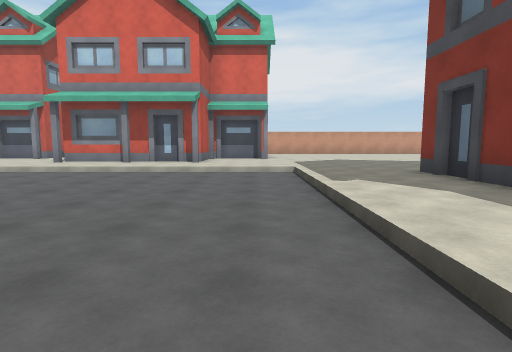
[1] (above)

23 first-person views from a walk through a Unity game level. The camera is 1.4 m above the floor, tilts 6° down and sees 80° across. The floor is counted in squares, 2 m on a side. Each view is taken from the middle of a square. On the plan, view 1 faces up. The plan holds only what a view shows up to about 10 squares ahead; the rest is blank. The place goes on beyond the plan. The player character is not drawn. Surface patterns are stand-ins for the level's own textures.

[2]
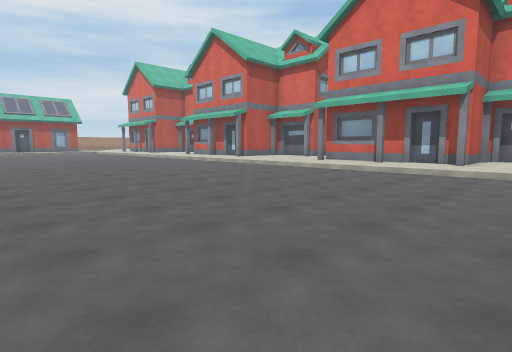

[3]
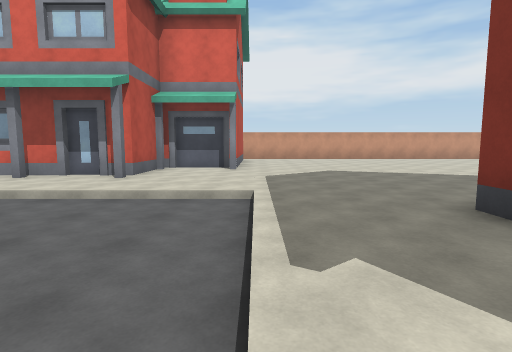

[4]
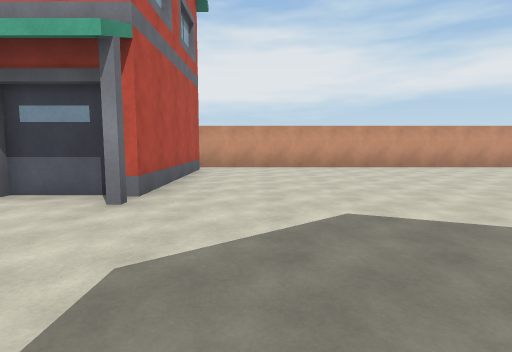

[5]
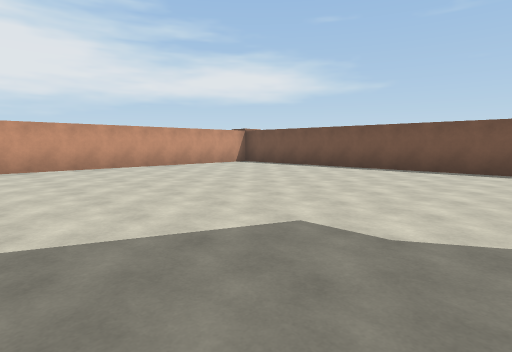

[6]
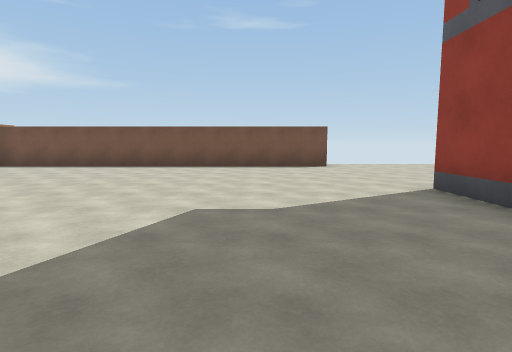

[7]
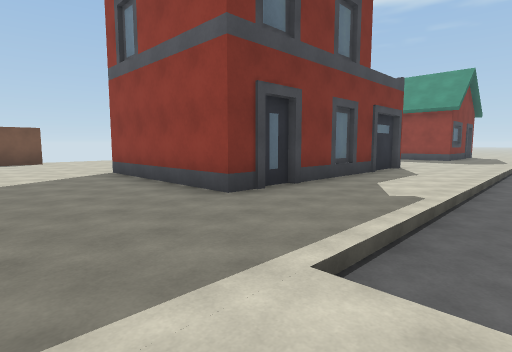

[8]
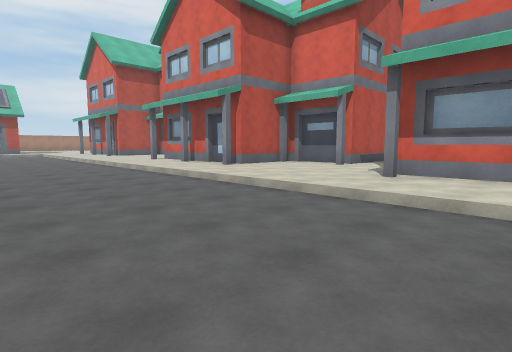

[9]
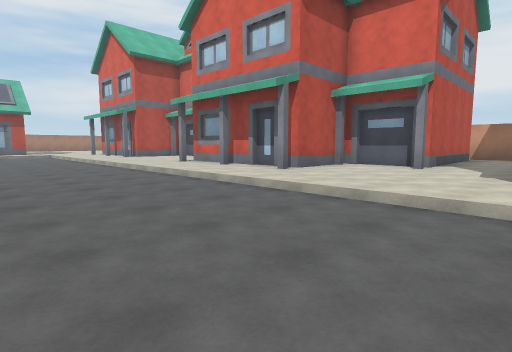

[10]
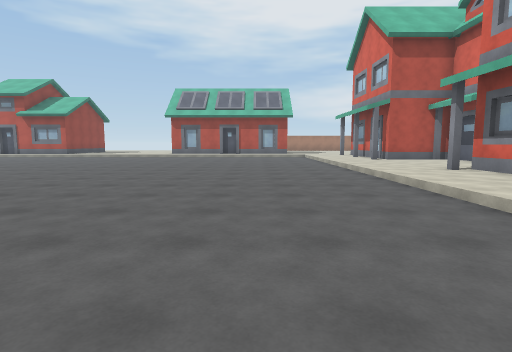

[11]
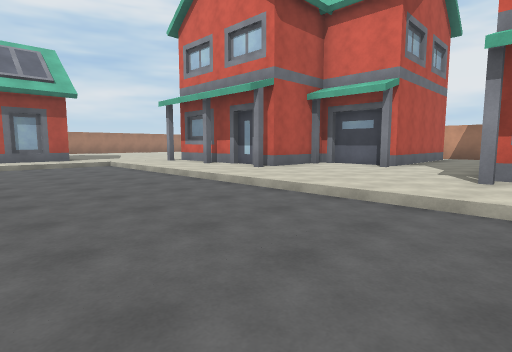

[12]
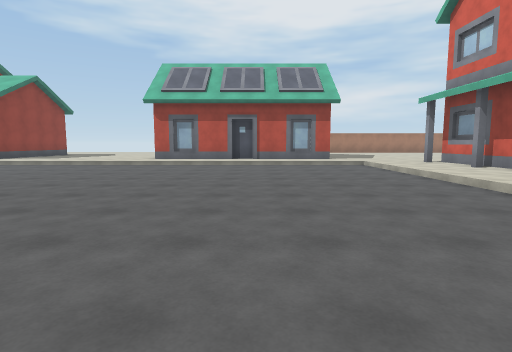

[13]
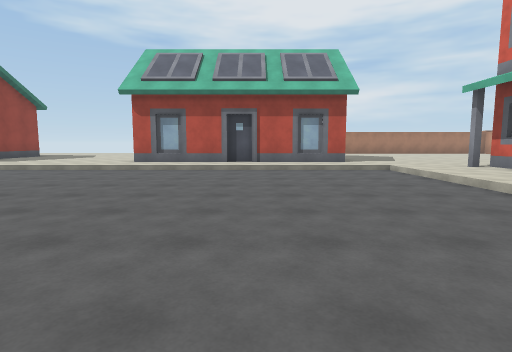

[14]
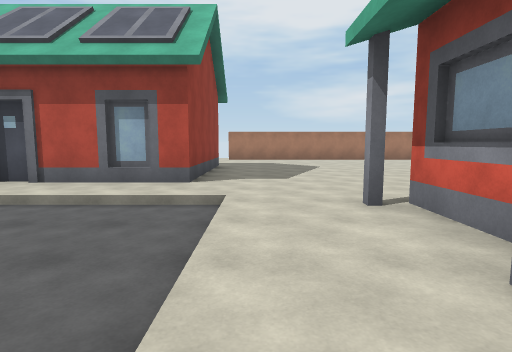

[15]
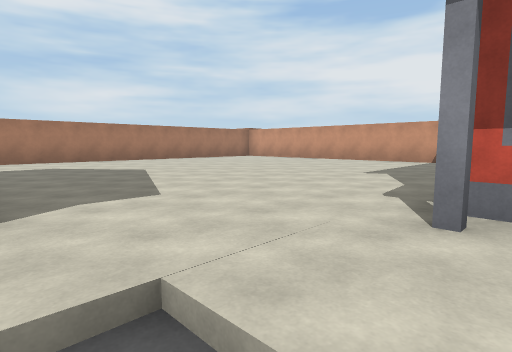

[16]
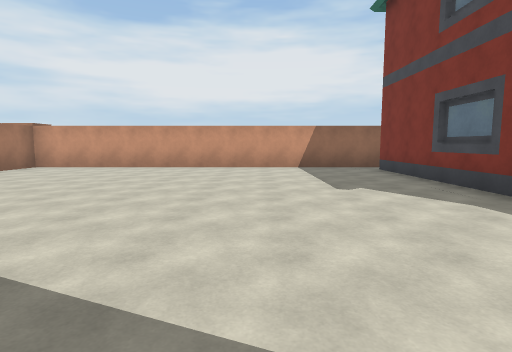

[17]
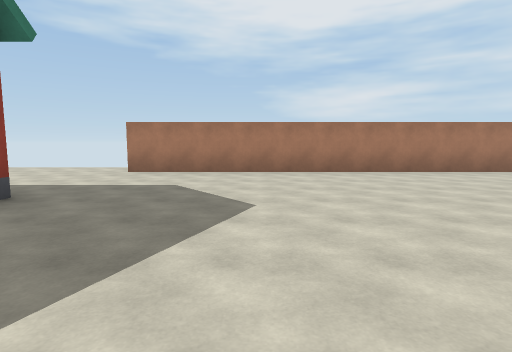

[18]
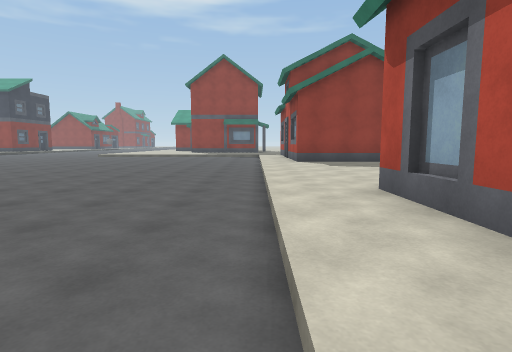

[19]
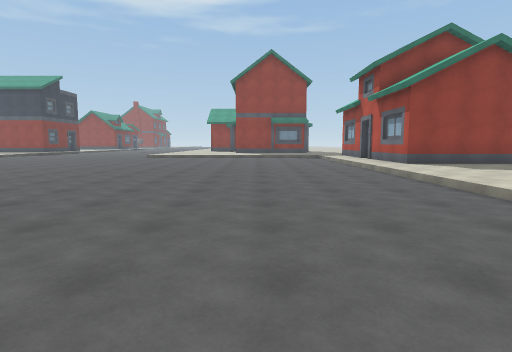

[20]
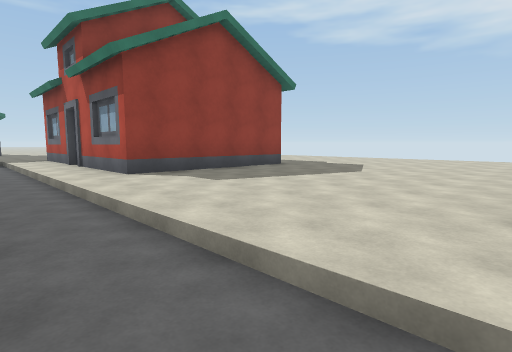

[21]
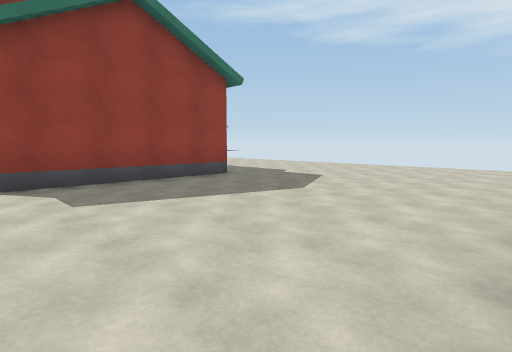

[22]
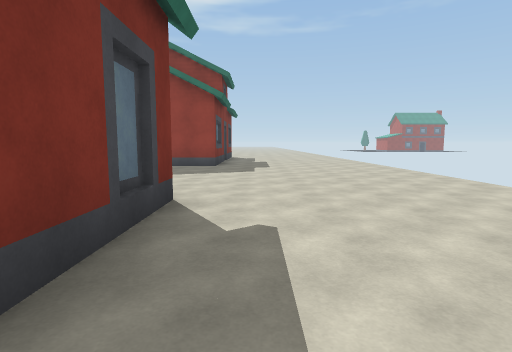

[23]
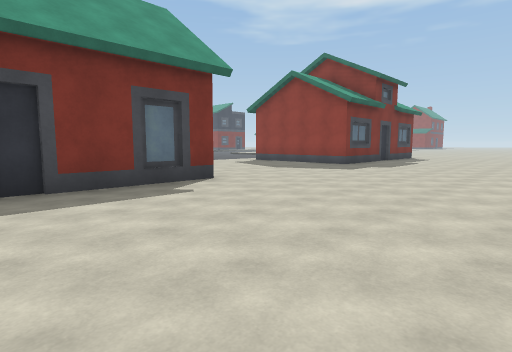

### Floor plan
Key: @ floor where view 1 was taken; # wall or solid block; . main floor; - floor 0.25 m lower than the main floor; / step, stairs or slope; H house.
Columns run from 35 left of view 1 to 13 right of it. Each row starts with its distance up from view 1.
 18  ############                      ###########
 17  #..........                        .........   #
 16  #..........               ..      #............#
 15  #..........      #.       ..      #............#
 14  #..........#     #.       ..      #............#
 13  #..........#     #.H      ..H     #............#
 12  #..........    #.#..    ##..    #.#............#
 11  #..........    .....    ....    #..............#
 10  #..........####.....####....#H###..............#
  9  #.........#....#...#...........................#
  8  #..............................................#
  7  #........./------------------------/...........#
  6 .....    #./------------------------/..####......
  5 ....     #./------------------------/.H#    .....
  4 .....#   #./------------------------/..#      ...
  3 .....#   #./------------------------/..#
  2 .....#   #./------------------------/..#
  1 .....#   #./------------------------/..#
  0 .........H./----------        -----@/..
 -1 .........../---------               /..
 -2 .........../--------                /..
 -3 .........../--------                /.
 -4 .........../---------
 -5 .........../----------
 -6 ......####./----------
 -7  ....H    H/----------

Where each view was taken, in squares from view 1:
view 1: 0 up, 0 right, facing up
view 2: 0 up, 0 right, facing up-left
view 3: 3 up, 1 right, facing up
view 4: 8 up, 2 right, facing up
view 5: 8 up, 4 right, facing up-right
view 6: 9 up, 3 right, facing right
view 7: 9 up, 0 right, facing down-right
view 8: 4 up, 4 left, facing up-left
view 9: 4 up, 6 left, facing up-left
view 10: 5 up, 8 left, facing left
view 11: 4 up, 14 left, facing up-left
view 12: 4 up, 14 left, facing left
view 13: 4 up, 16 left, facing left
view 14: 8 up, 20 left, facing left
view 15: 7 up, 23 left, facing up-left
view 16: 8 up, 27 left, facing up
view 17: 10 up, 26 left, facing left
view 18: 4 up, 24 left, facing down
view 19: 3 up, 21 left, facing down
view 20: 0 up, 23 left, facing down-left
view 21: 0 up, 25 left, facing down-left
view 22: 4 up, 31 left, facing down
view 23: 4 up, 35 left, facing down-right
